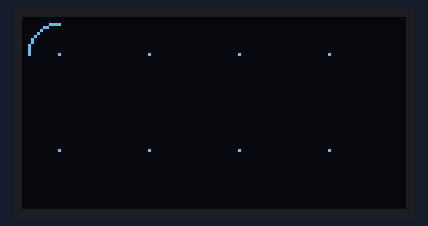
Simulated run of this program. Board: ESP32-S3. Shown: 128×64 one-colour display.

Above: at 2.7 s.
At 3.2 s:
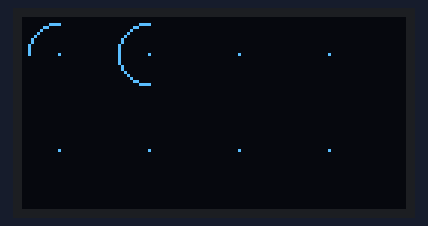
At 4.3 s:
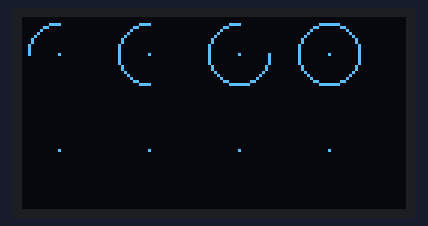
At 5.3 s:
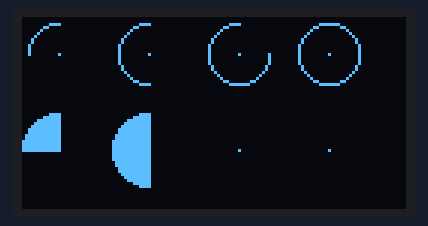
At 6.4 s:
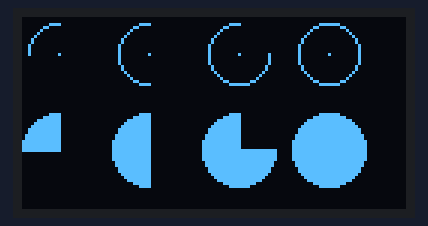
At 8.9 s:
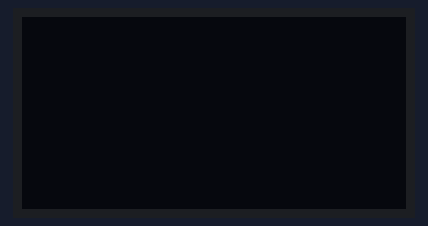

The program:

main.cpp
```cpp
#include <Arduino.h>
#include <U8g2lib.h>
#include <Wire.h>

// 初始化U8g2库：SSD1306 128x64、I2C地址0x3C、无复位引脚
U8G2_SSD1306_128X64_NONAME_F_HW_I2C u8g2(U8G2_R0, U8X8_PIN_NONE);

// 定义U8g2绘制区域的宏（对应第二张图片的宏定义）
#define U8G2_DRAW_UPPER_LEFT    0x02    // 左上部分
#define U8G2_DRAW_LOWER_LEFT    0x04    // 左下部分
#define U8G2_DRAW_LOWER_RIGHT   0x08    // 右下部分
#define U8G2_DRAW_ALL           (0x01|0x02|0x04|0x08) // 全部区域

// 8个点的坐标数组
int points[8][2] = {
  {12,12}, {42,12}, {72,12}, {102,12}, // 上排4个点（空心圆的圆心）
  {12,44}, {42,44}, {72,44}, {102,44}  // 下排4个点（实心圆的圆心）
};

void setup() {
  // 初始化U8g2 OLED屏幕
  u8g2.begin();
  u8g2.clearBuffer(); // 清空缓冲区
}

void loop() {
  // ========== 步骤1：绘制8个点，每个间隔0.3秒 ==========
  for(int i=0; i<8; i++) {
    u8g2.drawPixel(points[i][0], points[i][1]); // 绘制单个像素点
    u8g2.sendBuffer(); // 刷新屏幕显示
    delay(300); // 间隔0.3秒
  }

  // ========== 步骤2：绘制4个空心圆（上排4个点为圆心，半径10），每个间隔0.5秒 ==========
  // 第1个空心圆：左上部分
  u8g2.drawCircle(points[0][0], points[0][1], 10, U8G2_DRAW_UPPER_LEFT);
  u8g2.sendBuffer();
  delay(500);
  // 第2个空心圆：左半部分（左上+左下）
  u8g2.drawCircle(points[1][0], points[1][1], 10, U8G2_DRAW_UPPER_LEFT | U8G2_DRAW_LOWER_LEFT);
  u8g2.sendBuffer();
  delay(500);
  // 第3个空心圆：左半+右下部分
  u8g2.drawCircle(points[2][0], points[2][1], 10, U8G2_DRAW_UPPER_LEFT | U8G2_DRAW_LOWER_LEFT | U8G2_DRAW_LOWER_RIGHT);
  u8g2.sendBuffer();
  delay(500);
  // 第4个空心圆：全部区域
  u8g2.drawCircle(points[3][0], points[3][1], 10, U8G2_DRAW_ALL);
  u8g2.sendBuffer();
  delay(500);

  // ========== 步骤3：绘制4个实心圆（下排4个点为圆心，半径12），每个间隔0.5秒 ==========
  // 第1个实心圆：左上部分
  u8g2.drawDisc(points[4][0], points[4][1], 12, U8G2_DRAW_UPPER_LEFT);
  u8g2.sendBuffer();
  delay(500);
  // 第2个实心圆：左半部分（左上+左下）
  u8g2.drawDisc(points[5][0], points[5][1], 12, U8G2_DRAW_UPPER_LEFT | U8G2_DRAW_LOWER_LEFT);
  u8g2.sendBuffer();
  delay(500);
  // 第3个实心圆：左半+右下部分
  u8g2.drawDisc(points[6][0], points[6][1], 12, U8G2_DRAW_UPPER_LEFT | U8G2_DRAW_LOWER_LEFT | U8G2_DRAW_LOWER_RIGHT);
  u8g2.sendBuffer();
  delay(500);
  // 第4个实心圆：全部区域
  u8g2.drawDisc(points[7][0], points[7][1], 12, U8G2_DRAW_ALL);
  u8g2.sendBuffer();
  delay(500);

  // ========== 步骤4：显示2秒后清屏1秒，循环绘制 ==========
  delay(2000); // 显示2秒
  u8g2.clearBuffer(); // 清空缓冲区
  u8g2.sendBuffer();  // 刷新清屏
  delay(1000); // 清屏后停留1秒
}
```

Measured:
- by itself, everything shown: repeats every 9.8 s, in 17 steps
- what the display in image 0 shows lasts 0.5 s, from 2.7 s to 3.2 s
- what the display in image 4 shows lasts 2.6 s, from 6.3 s to 8.9 s
